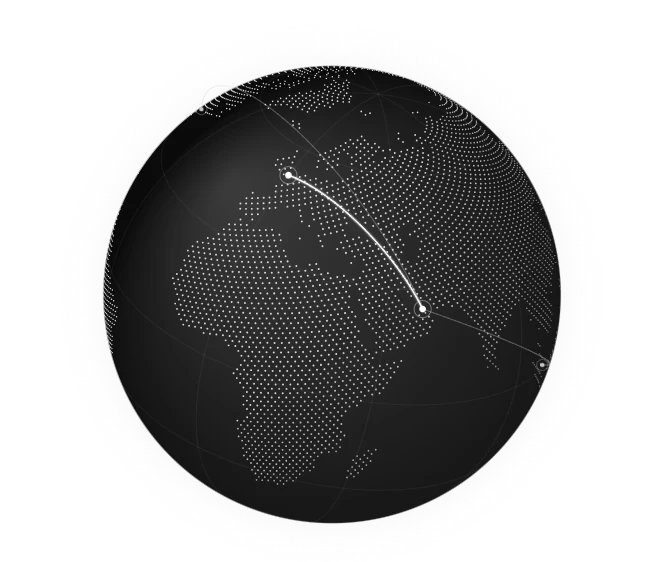
#> input picture rymu-release/apps/web/src/globe-fallback.webp, 651 x 562 px
$ python generate-assets.py
#> lines starting #> are read from the running program, lines starting #| are printed output that depends on the picture; after the words box and inside, x2 and y2 are one past the last pixel; in counts of white or black regions, pixels touching at a corner belong together
"""Compose MSI artwork from the approved site globe and logo, without UI input."""
from pathlib import Path
from PIL import Image, ImageDraw

HERE = Path(__file__).resolve().parent
ROOT = HERE.parents[1]
S = 2

def xy(box):
    return tuple(round(v * S) for v in box)

def canvas(kind):
#> called with kind = 'welcome'
    im = Image.new("RGB", xy((600, 344)), "#f7f7f7")
#> im: PIL image 1200x688 RGB; every value is 247
    draw = ImageDraw.Draw(im)
    draw.rounded_rectangle(xy((16, 16, 234, 328)), radius=24*S, fill="#171717")
    globe = Image.open(ROOT / "apps/web/src/globe-fallback.webp").convert("RGBA")
#> globe is the input picture: PIL image 651x562 RGBA; mean R, G, B, A 65.2, 65.2, 65.2, 117.1
    globe.thumbnail(xy((252, 238)), Image.Resampling.LANCZOS)
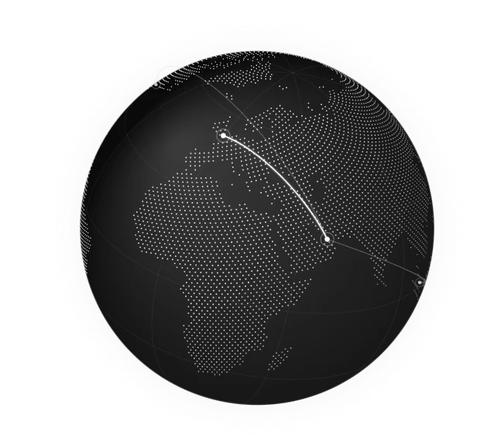
#> globe: PIL image 504x435 RGBA; mean R, G, B, A 60.8, 60.8, 60.8, 117.1; transparent parts drawn white
    layer = Image.new("RGBA", im.size)
#> layer: PIL image 1200x688 RGBA; every value is 0
    layer.paste(globe, xy((0, 73)), globe)
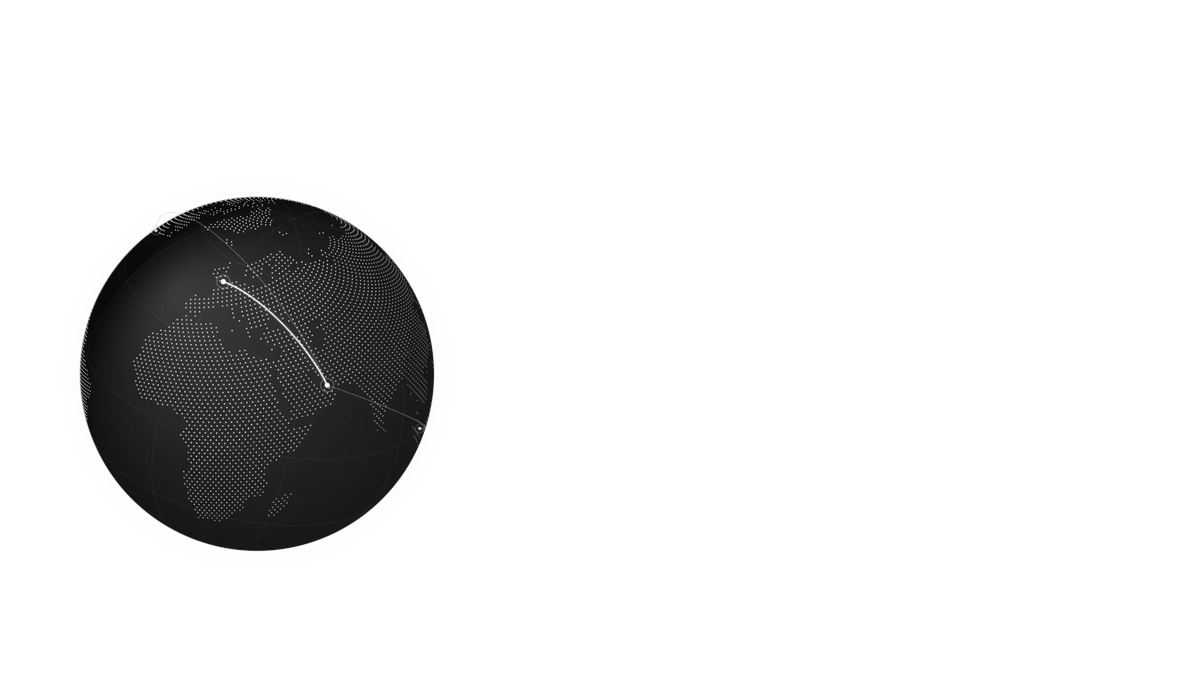
#> layer: PIL image 1200x688 RGBA; mean R, G, B, A 5.6, 5.6, 5.6, 30.5; transparent parts drawn white
    mask = Image.new("L", im.size)
#> mask: PIL image 1200x688 L; every value is 0
    ImageDraw.Draw(mask).rounded_rectangle(xy((16, 16, 234, 328)), radius=24*S, fill=255)
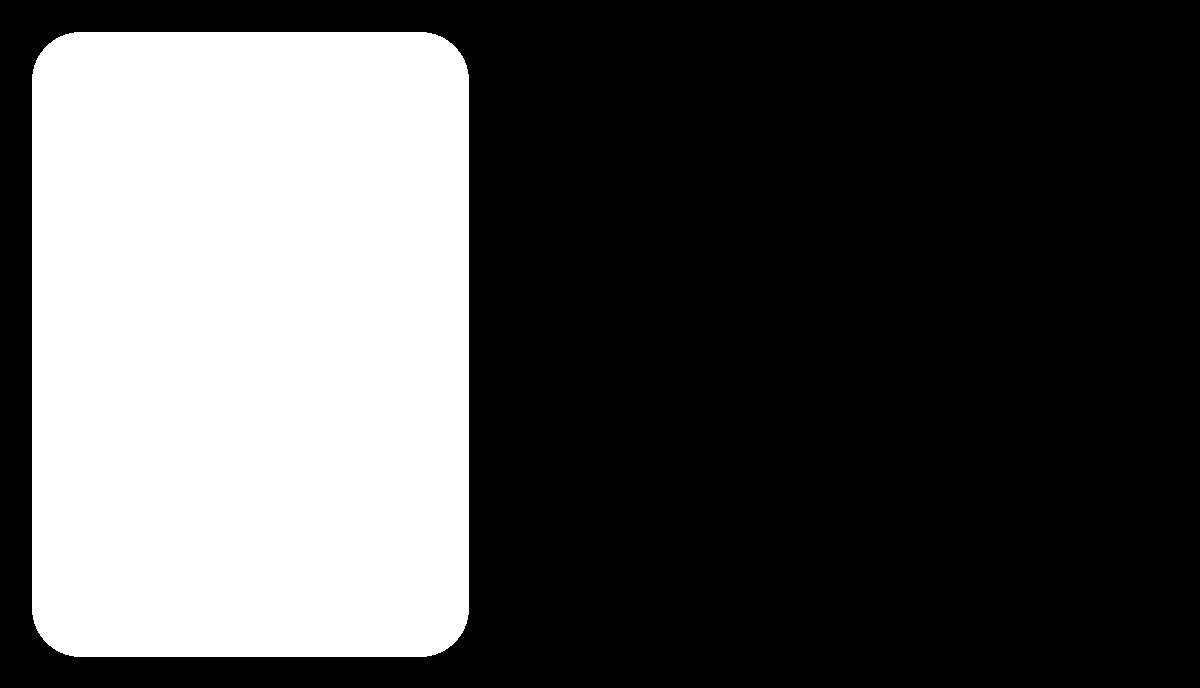
#> mask: PIL image 1200x688 L; 32.8% white; 1 white region, box (x1, y1, x2, y2) and area: (32, 32, 469, 657) 271093
    im.paste(layer, (0, 0), Image.composite(layer.getchannel("A"), Image.new("L", im.size), mask))
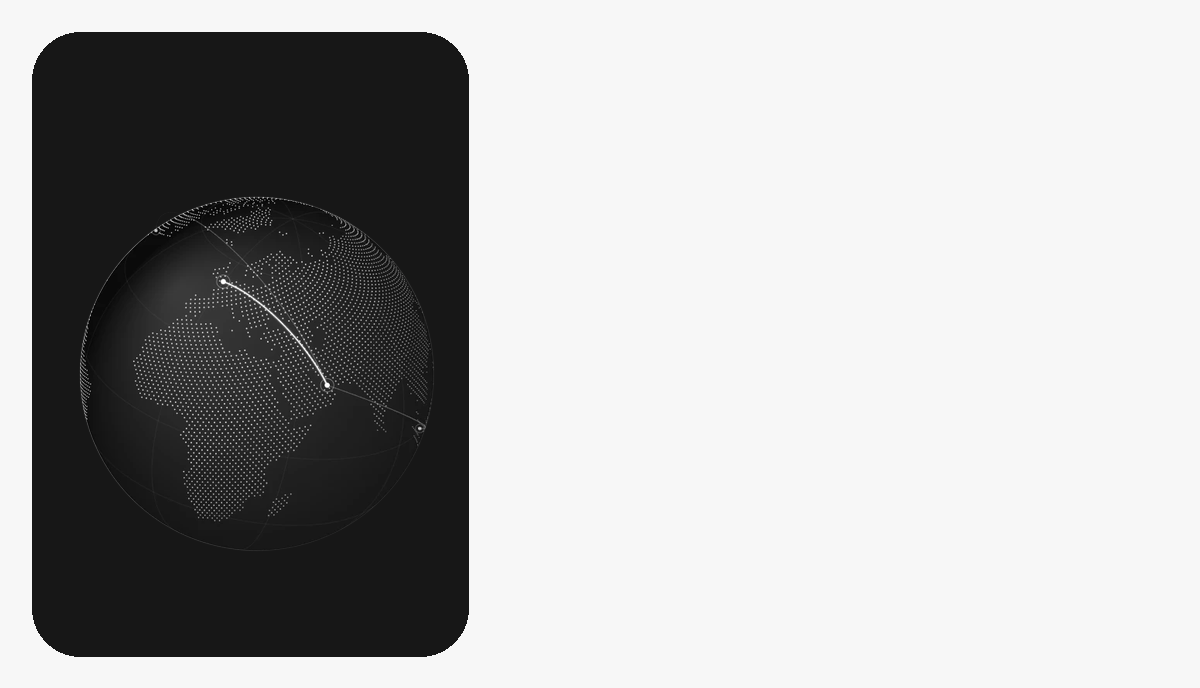
#> im: PIL image 1200x688 RGB; mean R, G, B 175.7, 175.7, 175.7
#> (the run stopped early here; a loop or call above may not have finished)
